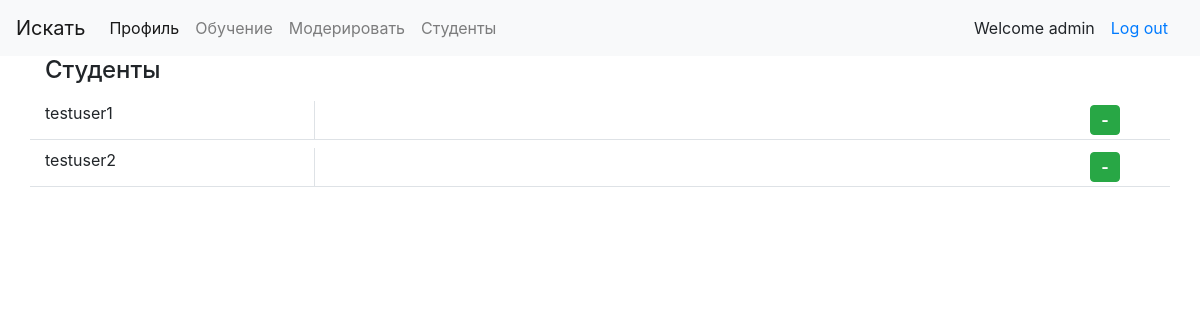
The page /students/ (signed in) on the database as committed earlier.
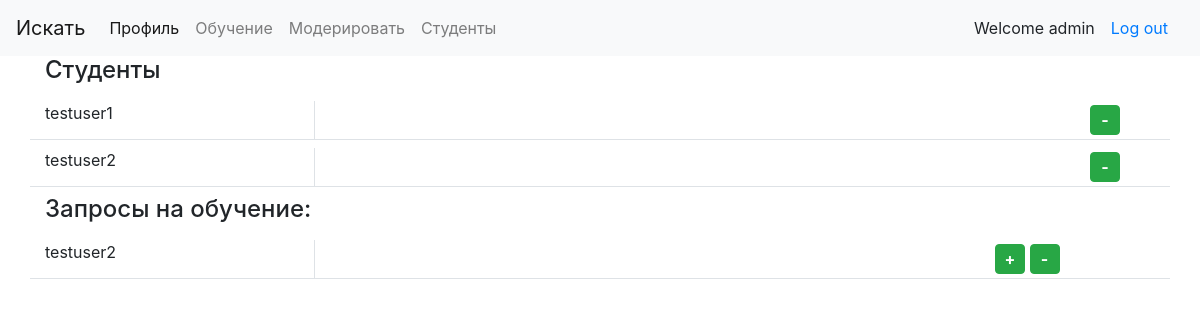
The same page on the database as committed later.
### artman/models.py (models this page shows, shortened)
class StudentGroup(models.Model):
    prof = models.ForeignKey(
        settings.AUTH_USER_MODEL,
        on_delete=models.CASCADE,
        related_name='proffessors'
    )
    stud = models.ForeignKey(
        settings.AUTH_USER_MODEL,
        on_delete=models.CASCADE,
        related_name='students'
    )
    start = models.DateTimeField(
        default=timezone.now
    )

class PupilsRequest(models.Model):
    STATUS_CHOICES = (
        ('wait', 'ожидание'),
        ('accept', 'принято'),
        ('reject', 'отказано'),
    )
    prof = models.ForeignKey(
        settings.AUTH_USER_MODEL,
        on_delete=models.CASCADE,
        related_name='request_proffessors'
    )
    stud = models.ForeignKey(
        settings.AUTH_USER_MODEL,
        on_delete=models.CASCADE,
        related_name='request_students'
    )
    start = models.DateTimeField(
        default=timezone.now
    )
    end = models.DateTimeField(
        blank=True,
        null=True,
        default=None
    )
    status = models.CharField(
        max_length=6,
        choices=STATUS_CHOICES,
        default=STATUS_CHOICES[0][0]
    )

### artman/views.py (the view, shortened to what this page needs)
# urls.py: path('students/', StudentsView.as_view(), name='studentsrequest_page'),
class StudentsView(LoginRequiredMixin, UserPassesTestMixin, View):
    def test_func(self):
        return self.request.user.is_staff
    def get(self, request):
        UserModel = apps.get_model(settings.AUTH_USER_MODEL)
        students = StudentGroup.objects.filter(prof=request.user).select_related()
        requests = PupilsRequest.objects.filter(prof=request.user, status='wait').select_related()
        return render(request, 'artman/students.html', {
            'studs': students,
            'requests': requests,
        })

### artman/templates/artman/students.html
{% extends 'artman/index.html' %}
{% block content %}
<div class="container">
  {% if studs %}
  <div class="row">
    <h4 class="col-12 col-sm-12 col-md-12 col-lg-12">Студенты</h4>
  </div>
  {% for s in studs %}
  {% include 'artman/studentform.html' with user=s.stud remove=True %}
  {% endfor %}
  {% endif %}
  {% if requests %}
  <div class="row">
    <h4 class="col-12 col-sm-12 col-md-12 col-lg-12">Запросы на обучение:</h4>
  </div>
  {% for r in requests %}
    {% include 'artman/studentform.html' with user=r.stud reject=True add=True %}
  {% endfor %}
  {% endif %}
</div>
{% endblock %}

### artman/templates/artman/index.html (shortened to what this page needs)
<!DOCTYPE html>
<html>
  <head>
     <link href="http://netdna.bootstrapcdn.com/bootstrap/4.1.0/css/bootstrap.min.css" rel="stylesheet">
  </head>
  <body>
    <nav class="navbar navbar-expand-md navbar-expand-lg navbar-light bg-light">
      <a class="navbar-brand" href="#">Искать</a>
      <div class="collapse navbar-collapse" id="navbarSupportedContent">
        <ul class="navbar-nav mr-auto">
          <li class="nav-item active">
            <a class="nav-link" href="{% url 'homepage' %}">Профиль <span class="sr-only">(current)</span></a>
          </li>
          {% if request.user.is_authenticated %}
          <li class="nav-item">
            <a class="nav-link" href="{% url 'pupilrequest_page' %}">Обучение</a>
          </li>
          {% if request.user.is_staff %}
          <li class="nav-item">
            <a class="nav-link" href="{% url 'moderate_page' %}">Модерировать</a>
          </li>
          <li class="nav-item">
            <a class="nav-link" href="{% url 'studentsrequest_page' %}">Студенты</a>
          </li>
          {% else %}
            <li class="nav-item">
              <a class="nav-link" href="{% url 'promote_request' %}">Запрос на модерацию</a>
            </li>
          {% endif %}
          {% endif %}
        </ul>
        {% if request.user.is_authenticated %}
        <span>Welcome {{ request.user.username }}</span>
        <a class="nav-link" href="{% url 'logout' %}">Log out</a>
        {% else %}
        <a class="nav-link" href="{% url 'login' %}">Log In</a>
        {% endif %}
      </div>
    </nav>
    {% block content %}{% endblock %}
  </body>
</html>

### artman/templates/artman/studentform.html (shortened to what this page needs)
<div class="row my-2 border-bottom">
    <div class="col-md-3 col-lg-3 border-right">
      <span>{{ user.username }}</span>
    </div>
    <div class="col-md-4 col-lg-4">
    </div>
    <div class="{% if add and reject %}col-md-3 col-lg-3{% else %}col-md-4 col-lg-4{% endif %}">
    </div>
    {% if add and reject %}
    <div class="col-md-2 col-lg-2 m-auto">
      <form class="d-inline-block my-1" action="." method="post">
        <button type="submit" class="btn btn-success m-auto glyphicon glyphicon-plus"></button>
      </form>
      <form class="d-inline-block my-1" action="." method="post">
        <button type="submit" class="btn btn-success m-auto glyphicon glyphicon-minus"></button>
      </form>
    </div>
    {% else %}
    <div class="col-md-1 col-lg-1 m-auto">
      {% if remove %}
      <form class="d-inline-block my-1" action="." method="post">
        <button type="submit" class="btn btn-success glyphicon glyphicon-minus"></button>
      </form>
      {% endif %}
    </div>
    {% endif %}
</div>

### artman/templates/artman/index.html (style rules this page uses)
form > button[type="submit"].glyphicon { box-sizing: border-box; padding: 0px; width: 30px; height: 30px; }
.glyphicon-plus::before { content: "+"; font-weight: bold; }
.glyphicon-minus::before { content: "-"; font-weight: bold; }

Rows that differ between the two databases and show on the page:
added PupilsRequest: {{ user.username }} "testuser2"
Other text that changed with them:
text now shown: "Запросы на обучение:"
